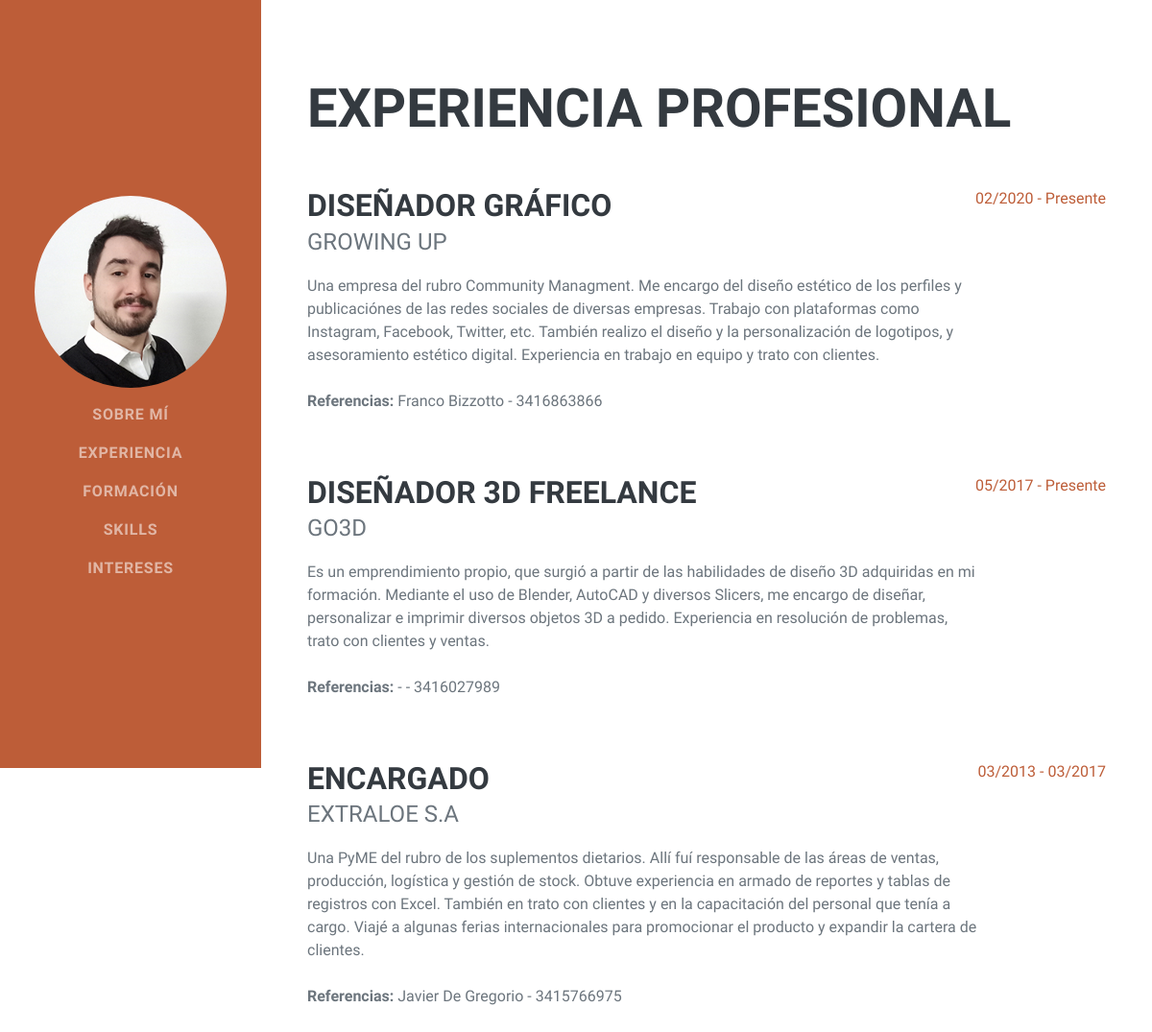
The page /experiencia on the database its author committed.
### AppFinal/models.py (models this page shows, shortened)
class ExProf(models.Model):
    empresa = models.CharField(max_length=40)
    puesto = models.CharField(max_length=40)
    fechaInicial = models.CharField(max_length=40)
    fechaFinal = models.CharField(max_length=40)
    descripcion = models.CharField(max_length=400)
    referencia = models.CharField(max_length=40)
    telefonoReferencia = models.IntegerField()

### AppFinal/views.py (the view)
# urls.py: path('experiencia', experiencia , name='experiencia'),
def experiencia(request):
    if request.method == "POST":
        search = request.POST["search"]
        if search != "":
            experiencias = ExProf.objects.filter( Q(empresa_icontains=search) )
            return render(request, "AppFinal/experienciaprofesional.html", {"experiencias":experiencias, "search":True})
    experiencias = ExProf.objects.all()
    return render(request, "AppFinal/experienciaProfesional.html", {"experiencias":experiencias})

### AppFinal/templates/AppFinal/experienciaProfesional.html (shortened to what this page needs)
{% extends "AppFinal/padre.html" %}
{% load static %}
{% block contenidoQueCambia %}
<section class="resume-section" id="experience">
    <div class="resume-section-content">
        <h2 class="mb-5">Experiencia profesional</h2>
        {% for x in experiencias reversed %}
        <div class="d-flex flex-column flex-md-row justify-content-between mb-5">
            <div class="flex-grow-1">
                <h3 class="mb-0">{{x.puesto}}</h3>
                <div class="subheading mb-3">{{x.empresa}}</div>
                <p>{{x.descripcion}}<br><br> <b>Referencias:</b> {{x.referencia}} - {{x.telefonoReferencia}} </p>
            </div>
            <div class="flex-shrink-0"><span class="text-primary">{{x.fechaInicial}} - {{x.fechaFinal}}</span></div>
        </div>
        {% endfor %}
    </div>
</section>
{% endblock %}

### rows shown on the page
ExProf: puesto "DISEÑADOR GRÁFICO", empresa "GROWING UP", descripcion "Una empresa del rubro Community Managment. Me encargo del diseño estético de los perfiles y publicaciónes de las redes sociales de diversas empresas. Trabajo con plataformas como Instagram, Facebook, Twitter, etc. También realizo el diseño y la personalización de logotipos, y asesoramiento estético digital. Experiencia en trabajo en equipo y trato con clientes.", referencia "Franco Bizzotto", telefonoReferencia "3416863866", fechaInicial "02/2020", fechaFinal "Presente"
ExProf: puesto "DISEÑADOR 3D FREELANCE", empresa "GO3D", descripcion "Es un emprendimiento propio, que surgió a partir de las habilidades de diseño 3D adquiridas en mi formación. Mediante el uso de Blender, AutoCAD y diversos Slicers, me encargo de diseñar, personalizar e imprimir diversos objetos 3D a pedido. Experiencia en resolución de problemas, trato con clientes y ventas.", referencia "-", telefonoReferencia "3416027989", fechaInicial "05/2017", fechaFinal "Presente"
ExProf: puesto "ENCARGADO", empresa "EXTRALOE S.A", descripcion "Una PyME del rubro de los suplementos dietarios. Allí fuí responsable de las áreas de ventas, producción, logística y gestión de stock. Obtuve experiencia en armado de reportes y tablas de registros con Excel. También en trato con clientes y en la capacitación del personal que tenía a cargo. Viajé a algunas ferias internacionales para promocionar el producto y expandir la cartera de clientes.", referencia "Javier De Gregorio", telefonoReferencia "3415766975", fechaInicial "03/2013", fechaFinal "03/2017"
